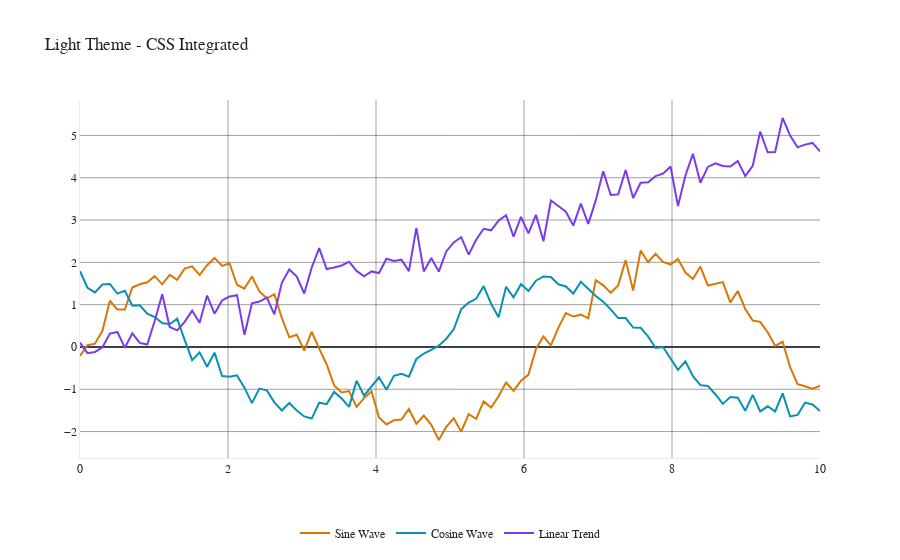

Notebook source saved alongside this figure:
### Code cell
import plotly.graph_objects as go
import numpy as np

# Generate some sample data
x = np.linspace(0, 10, 100)
y1 = 2 * np.sin(x) + np.random.normal(0, 0.2, 100)
y2 = 1.5 * np.cos(x) + np.random.normal(0, 0.2, 100)
y3 = 0.5 * x + np.random.normal(0, 0.3, 100)

# Create figure with LIGHT theme
fig_light = go.Figure()

# Add traces with labels
fig_light.add_trace(go.Scatter(x=x, y=y1, mode='lines', name='Sine Wave'))
fig_light.add_trace(go.Scatter(x=x, y=y2, mode='lines', name='Cosine Wave')) 
fig_light.add_trace(go.Scatter(x=x, y=y3, mode='lines', name='Linear Trend'))

# Apply light theme
update_layout(fig_light, 'Light Theme - CSS Integrated', 'light')
fig_light.show()
